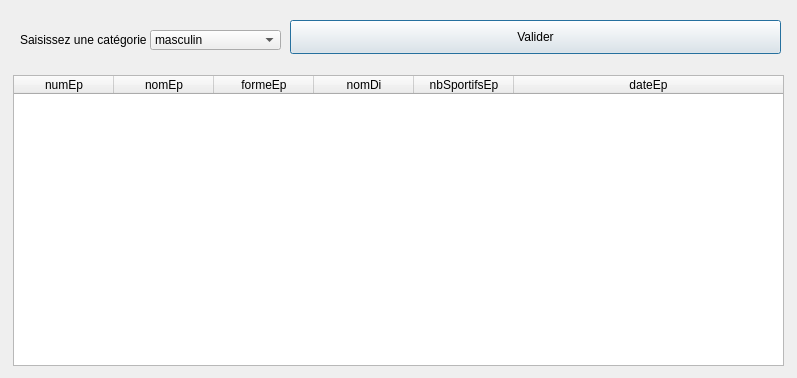
<?xml version="1.0" encoding="UTF-8"?>
<ui version="4.0">
 <class>fct_comp_2</class>
 <widget class="QDialog" name="fct_comp_2">
  <property name="geometry">
   <rect>
    <x>0</x>
    <y>0</y>
    <width>797</width>
    <height>378</height>
   </rect>
  </property>
  <property name="windowTitle">
   <string>Liste des épreuves d'une catégorie (version 1, catégories fixées par l'interface)</string>
  </property>
  <property name="windowIcon">
   <iconset>
    <normaloff>../../../../../../../342px-Olympic_rings_without_rims.svg.png</normaloff>../../../../../../../342px-Olympic_rings_without_rims.svg.png</iconset>
  </property>
  <widget class="QTableWidget" name="table_fct_comp_2">
   <property name="geometry">
    <rect>
     <x>13</x>
     <y>75</y>
     <width>771</width>
     <height>291</height>
    </rect>
   </property>
   <attribute name="horizontalHeaderMinimumSectionSize">
    <number>50</number>
   </attribute>
   <attribute name="horizontalHeaderStretchLastSection">
    <bool>true</bool>
   </attribute>
   <attribute name="verticalHeaderVisible">
    <bool>false</bool>
   </attribute>
   <column>
    <property name="text">
     <string>numEp</string>
    </property>
   </column>
   <column>
    <property name="text">
     <string>nomEp</string>
    </property>
   </column>
   <column>
    <property name="text">
     <string>formeEp</string>
    </property>
   </column>
   <column>
    <property name="text">
     <string>nomDi</string>
    </property>
   </column>
   <column>
    <property name="text">
     <string>nbSportifsEp</string>
    </property>
   </column>
   <column>
    <property name="text">
     <string>dateEp</string>
    </property>
   </column>
  </widget>
  <widget class="QLabel" name="label_fct_comp_2">
   <property name="geometry">
    <rect>
     <x>13</x>
     <y>346</y>
     <width>16</width>
     <height>19</height>
    </rect>
   </property>
   <property name="text">
    <string/>
   </property>
   <property name="alignment">
    <set>Qt::AlignCenter</set>
   </property>
  </widget>
  <widget class="QPushButton" name="pushButton">
   <property name="geometry">
    <rect>
     <x>290</x>
     <y>20</y>
     <width>491</width>
     <height>34</height>
    </rect>
   </property>
   <property name="text">
    <string>Valider</string>
   </property>
  </widget>
  <widget class="QLabel" name="label_2">
   <property name="geometry">
    <rect>
     <x>20</x>
     <y>30</y>
     <width>172</width>
     <height>19</height>
    </rect>
   </property>
   <property name="text">
    <string>Saisissez une catégorie :</string>
   </property>
  </widget>
  <widget class="QComboBox" name="cb_fct_comp_2">
   <property name="geometry">
    <rect>
     <x>150</x>
     <y>30</y>
     <width>131</width>
     <height>20</height>
    </rect>
   </property>
   <item>
    <property name="text">
     <string>masculin</string>
    </property>
   </item>
   <item>
    <property name="text">
     <string>feminin</string>
    </property>
   </item>
   <item>
    <property name="text">
     <string>mixte</string>
    </property>
   </item>
  </widget>
 </widget>
 <resources/>
 <connections>
  <connection>
   <sender>pushButton</sender>
   <signal>clicked()</signal>
   <receiver>fct_comp_2</receiver>
   <slot>refreshResult()</slot>
   <hints>
    <hint type="sourcelabel">
     <x>364</x>
     <y>52</y>
    </hint>
    <hint type="destinationlabel">
     <x>444</x>
     <y>81</y>
    </hint>
   </hints>
  </connection>
 </connections>
 <slots>
  <slot>refreshResult()</slot>
 </slots>
</ui>
